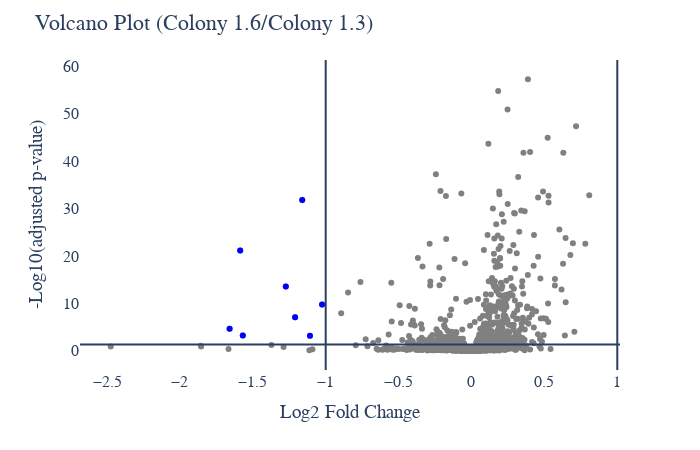

The code cell stored with this chart in its notebook:
### Code cell
# Protein Abundance Volcano plot
plot_options={
            "compare groups": ["Colony 1.3","Colony 1.6"],
            "title": "Volcano Plot",
            "X Title": "Log2 Fold Change",
            "Y Title": "-Log10(adjusted p-value)",
            "up color": "red",
            "down color": "blue",
            "all color": "gray",
            "width": 700,
            "height": 450,
            "font": dict(size=16, family="Arial black"),
            "ylimits": [],
            "xlimits": []
        }
figure, _, _ =volcano_plots(data_obj, plot_options, saved_settings,missing_values_max=33,username="10min")
figure.show()

### Figure 1 — Plotly figure (JSON) as saved in the notebook; plotly's stock layout.template omitted (floating-point values rounded to 4 significant figures; data arrays with more than 128 entries replaced by an {"elided": "..."} marker saying what was removed)
{"data": [{"hovertemplate": "<extra></extra>", "legendgroup": "", "marker": {"color": "#636efa", "symbol": "circle"}, "mode": "markers", "name": "", "orientation": "v", "showlegend": false, "type": "scatter", "xaxis": "x", "yaxis": "y"}, {"marker": {"color": "gray"}, "mode": "markers", "text": {"elided": "1401 str values"}, "type": "scatter", "x": {"elided": "1401 float values"}, "y": {"elided": "1401 float values"}}, {"marker": {"color": "blue"}, "mode": "markers", "text": ["P07339", "P08670", "P15924", "P61626", "P81605", "Q7Z7A4", "Q8WZ79", "Q9H501"], "type": "scatter", "x": [-1.108, -1.586, -1.569, -1.025, -1.161, -1.273, -1.659, -1.21], "y": [3.145, 21.12, 3.207, 9.759, 31.8, 13.54, 4.642, 7.084]}], "layout": {"font": {"family": "Arial black", "size": 16}, "height": 450, "legend": {"tracegroupgap": 0}, "margin": {"t": 60}, "paper_bgcolor": "white", "plot_bgcolor": "white", "shapes": [{"type": "line", "x0": 0, "x1": 1, "xref": "x domain", "y0": 1.301, "y1": 1.301, "yref": "y"}, {"type": "line", "x0": -1, "x1": -1, "xref": "x", "y0": 0, "y1": 1, "yref": "y domain"}, {"type": "line", "x0": 1, "x1": 1, "xref": "x", "y0": 0, "y1": 1, "yref": "y domain"}], "showlegend": false, "title": {"text": "Volcano Plot (Colony 1.6/Colony 1.3)"}, "width": 700, "xaxis": {"anchor": "y", "domain": [0, 1], "title": {"text": "Log2 Fold Change"}}, "yaxis": {"anchor": "x", "domain": [0, 1], "title": {"text": "-Log10(adjusted p-value)"}}}}
